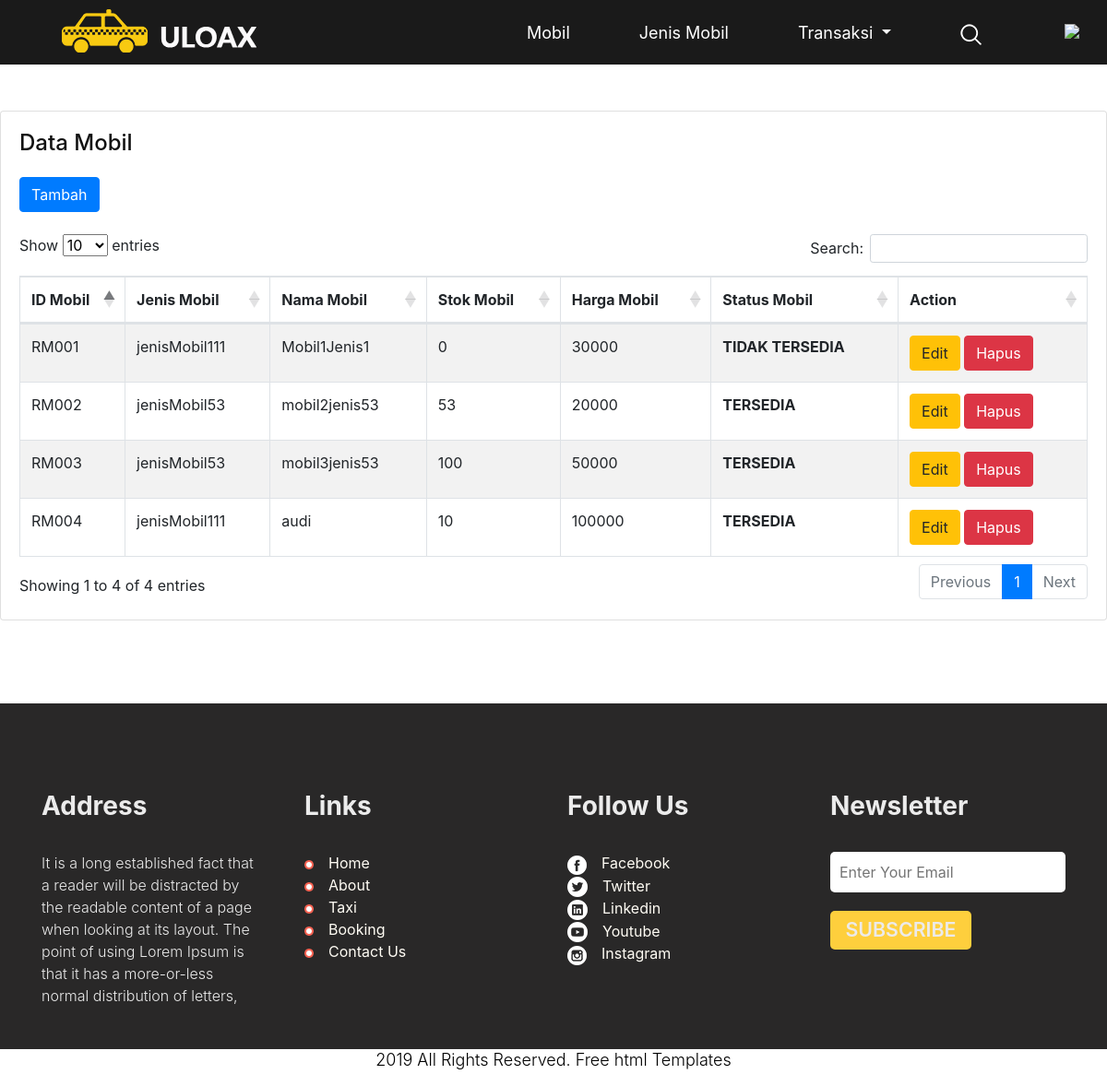
/mobil/index.php, run on the app's committed database.
### tables this page shows
CREATE TABLE `mobil` (
  `id_mobil` varchar(5) NOT NULL,
  `id_jenis_mobil` varchar(5) NOT NULL,
  `nama_mobil` varchar(50) NOT NULL,
  `stok_mobil` int(11) NOT NULL,
  `harga_mobil` int(11) NOT NULL
);

CREATE TABLE `jenis_mobil` (
  `id_jenis_mobil` varchar(5) NOT NULL,
  `nama_jenis_mobil` varchar(50) NOT NULL,
  `status_jenis_mobil` int(11) NOT NULL
);

### mobil/index.php (the view)
<?php include '../layouts/header.php';?>
<div class="content-wrapper">
  <div class="row">
    <div class="col-lg-12 grid-margin stretch-card">
      <div class="card">
        <div class="card-body">
          <h4 class="card-title">Data Mobil</h4>
          <a href="create.php"><button class="btn btn-primary">Tambah</button></a>     <br><br>
          <div class="table-responsive">
            <table id="example2" class="table table-bordered table-striped">
              <thead>
                <tr>
                  <th>ID Mobil</th>
                  <th>Jenis Mobil</th>
                  <th>Nama Mobil</th>
                  <th>Stok Mobil</th>
                  <th>Harga Mobil</th>
                  <th>Status Mobil</th>
                  <th>Action</th>
                </tr>
              </thead>
              <tbody>
                <?php
                  include '../koneksi.php';
                  $data = mysqli_query($koneksi,"SELECT m.id_mobil, j.nama_jenis_mobil, m.nama_mobil, m.stok_mobil, m.harga_mobil
                                                 FROM mobil m
                                                 INNER JOIN jenis_mobil j ON j.id_jenis_mobil = m.id_jenis_mobil");
                  while($d = mysqli_fetch_array($data)) {
                    if ($d['stok_mobil'] == 0) {
                      $status = 'TIDAK TERSEDIA';
                    } else { $status = 'TERSEDIA'; }
                ?>
                  <tr>
                    <td><?php echo $d['id_mobil']; ?></td>
                    <td><?php echo $d['nama_jenis_mobil']; ?></td>
                    <td><?php echo $d['nama_mobil']; ?></td>
                    <td><?php echo $d['stok_mobil']; ?></td>
                    <td><?php echo $d['harga_mobil']; ?></td>
                    <td><b><?php echo $status; ?></b></td>
                    <td>
                      <a href="edit.php?id=<?php echo $d['id_mobil']; ?>"><button class="btn btn-warning">Edit</button></a>
                      <a href="hapus.php?id=<?php echo $d['id_mobil']; ?>" onclick="return confirm('Anda yakin mau menghapus item ini ?');"><button class="btn btn-danger">Hapus</button></a>
                    </td>
                  </tr>
                <?php
                  }
                ?>
              </tbody>
            </table>
          </div>
        </div>
      </div>
    </div>
  </div>
</div>
<?php include '../layouts/footer.php';?>

### assets/css/style.css (style rules this page uses)
* { box-sizing: border-box !important; transition: ease all 0.5s; }
html { scroll-behavior: smooth; }
body { color: #666666; font-size: 14px; font-family:Times New Rom...; line-height: 1.80857; font-weight: normal; overflow-x: hidden; }
a { color: #1f1f1f; text-decoration: none !important; outline: none !important; -webkit-transition: all .3s ease-in-out; -moz-transition: all .3s ease-in-out; -ms-transition: all .3s ease-in-out; -o-transition: all .3s ease-in-out; transition: all .3s ease-in-out; }
h1, h2, h3, h4, h5, h6 { letter-spacing: 0; font-weight: normal; position: relative; padding: 0 0 10px 0; font-weight: normal; line-height: normal; color: #111111; margin: 0 }
h4 { font-size: 16px }
*, *::after, *::before { -webkit-box-sizing: border-box; -moz-box-sizing: border-box; box-sizing: border-box; }
a { color: #222222; text-decoration: none; outline: none !important; }
a, .btn { text-decoration: none !important; outline: none !important; -webkit-transition: all .3s ease-in-out; -moz-transition: all .3s ease-in-out; -ms-transition: all .3s ease-in-out; -o-transition: all .3s ease-in-out; transition: all .3s ease-in-out; }
button { border: 0; margin: 0; padding: 0; cursor: pointer; }

### data on the page
mobil: id_mobil "RM001", id_jenis_mobil.nama_jenis_mobil "jenisMobil111", nama_mobil "Mobil1Jenis1", stok_mobil "0", harga_mobil "30000", stok_mobil "TIDAK TERSEDIA"
mobil: id_mobil "RM002", id_jenis_mobil.nama_jenis_mobil "jenisMobil53", nama_mobil "mobil2jenis53", stok_mobil "53", harga_mobil "20000", stok_mobil "TERSEDIA"
mobil: id_mobil "RM003", id_jenis_mobil.nama_jenis_mobil "jenisMobil53", nama_mobil "mobil3jenis53", stok_mobil "100", harga_mobil "50000", stok_mobil "TERSEDIA"
mobil: id_mobil "RM004", id_jenis_mobil.nama_jenis_mobil "jenisMobil111", nama_mobil "audi", stok_mobil "10", harga_mobil "100000", stok_mobil "TERSEDIA"
